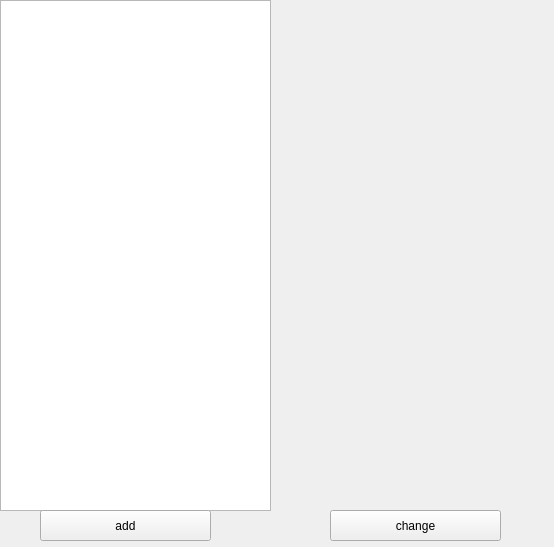
<?xml version="1.0" encoding="UTF-8"?>
<ui version="4.0">
 <class>widget</class>
 <widget class="QWidget" name="widget">
  <property name="geometry">
   <rect>
    <x>0</x>
    <y>0</y>
    <width>554</width>
    <height>547</height>
   </rect>
  </property>
  <property name="windowTitle">
   <string>Эспрессо</string>
  </property>
  <widget class="QLabel" name="label">
   <property name="geometry">
    <rect>
     <x>280</x>
     <y>0</y>
     <width>281</width>
     <height>511</height>
    </rect>
   </property>
   <property name="text">
    <string/>
   </property>
  </widget>
  <widget class="QTableWidget" name="tableWidget">
   <property name="geometry">
    <rect>
     <x>0</x>
     <y>0</y>
     <width>271</width>
     <height>511</height>
    </rect>
   </property>
   <attribute name="horizontalHeaderDefaultSectionSize">
    <number>150</number>
   </attribute>
  </widget>
  <widget class="QPushButton" name="add">
   <property name="geometry">
    <rect>
     <x>40</x>
     <y>510</y>
     <width>171</width>
     <height>31</height>
    </rect>
   </property>
   <property name="text">
    <string>add</string>
   </property>
  </widget>
  <widget class="QPushButton" name="change">
   <property name="geometry">
    <rect>
     <x>330</x>
     <y>510</y>
     <width>171</width>
     <height>31</height>
    </rect>
   </property>
   <property name="text">
    <string>change</string>
   </property>
  </widget>
 </widget>
 <resources/>
 <connections/>
</ui>
